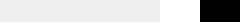
<?xml version="1.0" encoding="UTF-8"?>
<ui version="4.0">
 <class>StatusMarkForm</class>
 <widget class="QWidget" name="StatusMarkForm">
  <property name="geometry">
   <rect>
    <x>0</x>
    <y>0</y>
    <width>240</width>
    <height>22</height>
   </rect>
  </property>
  <property name="maximumSize">
   <size>
    <width>400</width>
    <height>16777215</height>
   </size>
  </property>
  <property name="windowTitle">
   <string>Form</string>
  </property>
  <layout class="QHBoxLayout" name="horizontalLayout">
   <property name="spacing">
    <number>0</number>
   </property>
   <property name="leftMargin">
    <number>0</number>
   </property>
   <property name="topMargin">
    <number>0</number>
   </property>
   <property name="rightMargin">
    <number>0</number>
   </property>
   <property name="bottomMargin">
    <number>0</number>
   </property>
   <item>
    <widget class="QFrame" name="frame1">
     <property name="frameShape">
      <enum>QFrame::NoFrame</enum>
     </property>
     <property name="frameShadow">
      <enum>QFrame::Raised</enum>
     </property>
     <property name="lineWidth">
      <number>0</number>
     </property>
    </widget>
   </item>
   <item>
    <widget class="QFrame" name="frame2">
     <property name="frameShape">
      <enum>QFrame::NoFrame</enum>
     </property>
     <property name="frameShadow">
      <enum>QFrame::Raised</enum>
     </property>
     <property name="lineWidth">
      <number>0</number>
     </property>
    </widget>
   </item>
   <item>
    <widget class="QFrame" name="frame3">
     <property name="frameShape">
      <enum>QFrame::NoFrame</enum>
     </property>
     <property name="frameShadow">
      <enum>QFrame::Raised</enum>
     </property>
     <property name="lineWidth">
      <number>0</number>
     </property>
    </widget>
   </item>
   <item>
    <widget class="QFrame" name="frame4">
     <property name="frameShape">
      <enum>QFrame::NoFrame</enum>
     </property>
     <property name="frameShadow">
      <enum>QFrame::Raised</enum>
     </property>
     <property name="lineWidth">
      <number>0</number>
     </property>
    </widget>
   </item>
   <item>
    <widget class="QFrame" name="frame5">
     <property name="styleSheet">
      <string notr="true">background-color: rgb(255, 255, 255);</string>
     </property>
     <property name="frameShape">
      <enum>QFrame::NoFrame</enum>
     </property>
     <property name="frameShadow">
      <enum>QFrame::Raised</enum>
     </property>
     <property name="lineWidth">
      <number>0</number>
     </property>
    </widget>
   </item>
   <item>
    <widget class="QFrame" name="frame6">
     <property name="styleSheet">
      <string notr="true">background-color: rgb(0, 0, 0);</string>
     </property>
     <property name="frameShape">
      <enum>QFrame::NoFrame</enum>
     </property>
     <property name="frameShadow">
      <enum>QFrame::Raised</enum>
     </property>
     <property name="lineWidth">
      <number>0</number>
     </property>
    </widget>
   </item>
  </layout>
 </widget>
 <resources/>
 <connections/>
</ui>
